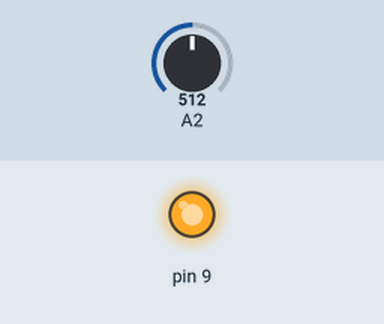
Bench run of a sketch on a simulated Arduino Uno, built with avr-gcc and run on an emulated ATmega328P. On the bench: output pins drawn as LEDs (lit = HIGH). The test bench sets the inputs (shaded band); at power-on: A2 = 512.

Above: at 0.2 s.
Timing chart, 0 to 1.7 s (numbered marks = the images above):
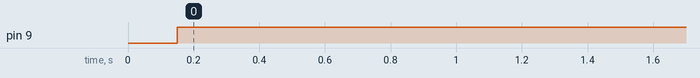

Measured:
- by itself, pin 9: LOW → HIGH at 0.15 s

The sketch:

reference.ino
```cpp
bool on=false; int onC=0,offC=0,faultC=0;
void setup(){pinMode(9,OUTPUT);}
void loop(){
  float c=analogRead(A2)*(5.0/1023.0)*100.0;
  bool fault=c<1||c>100;
  faultC=fault?faultC+1:0;
  if(!fault&&c>=28) onC++; else onC=0;
  if(!fault&&c<=24) offC++; else offC=0;
  if(faultC>=4) on=true;
  else if(onC>=4) on=true;
  else if(offC>=4) on=false;
  digitalWrite(9,on); delay(50);
}
```
